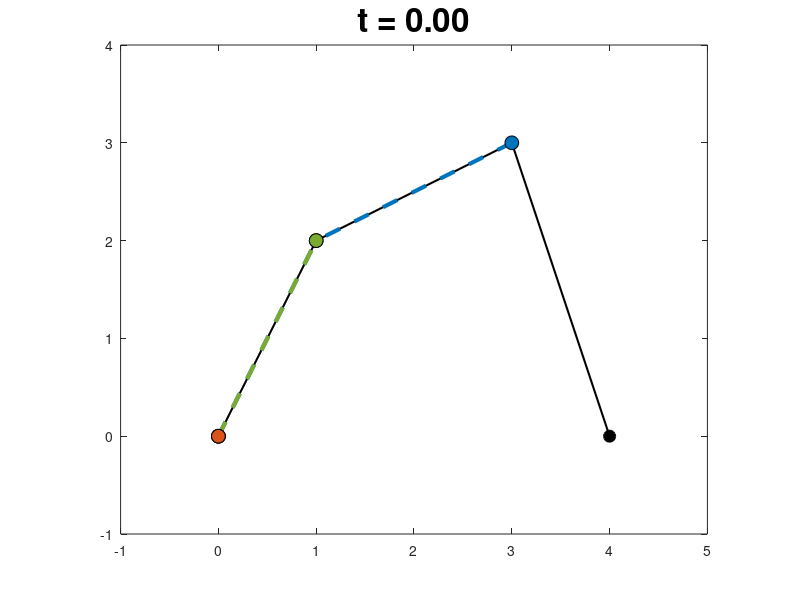

The MATLAB script that drew this image: (Note: this script raises an error after producing the figure.)
close all;clear;clc;

gif_save = 'Bezier3.gif'; % GIF文件的名称

% 定义四个控制点
P0 = [0, 0];
P1 = [1, 2];
P2 = [3, 3];
P3 = [4, 0];

% 定义t的范围和步长
t = 0:0.01:1;

% 初始化贝塞尔曲线的坐标数组
Bx = zeros(size(t));
By = zeros(size(t));

figure;
% 计算并绘制贝塞尔曲线
for i = 1:length(t)
    % 计算贝塞尔曲线上的点
    Bx(i) = (1-t(i))^3*P0(1) + 3*(1-t(i))^2*t(i)*P1(1) + 3*(1-t(i))*t(i)^2*P2(1) + t(i)^3*P3(1);
    By(i) = (1-t(i))^3*P0(2) + 3*(1-t(i))^2*t(i)*P1(2) + 3*(1-t(i))*t(i)^2*P2(2) + t(i)^3*P3(2);

    % 清除当前图形窗口
    clf;
    
    % 绘制控制点和控制多边形
    plot([P0(1), P1(1), P2(1), P3(1)], [P0(2), P1(2), P2(2), P3(2)], 'ko-', 'MarkerFaceColor', 'black', 'MarkerSize', 8, 'LineWidth', 1.5);
    hold on;
    
    % 绘制贝塞尔曲线
    linewidth = 3;
    plot(Bx(1:i), By(1:i), 'LineWidth', linewidth, 'Color', [0.85, 0.33, 0.1]); % 深橙色线条
    
    % 动态绘制插值点和连接线
    P01 = (1-t(i))*P0 + t(i)*P1;
    P11 = (1-t(i))*P1 + t(i)*P2;
    P21 = (1-t(i))*P2 + t(i)*P3;
    P02 = (1-t(i))*P01 + t(i)*P11;
    P12 = (1-t(i))*P11 + t(i)*P21;
    P03 = (1-t(i))*P02 + t(i)*P12;
    
    % 绘制控制点到插值点的连线
    plot([P01(1),P11(1)],[P01(2),P11(2)],'Color', [0, 0.45, 0.74], 'LineStyle', '--', 'LineWidth',linewidth); % 蓝色
    plot([P21(1),P11(1)],[P21(2),P11(2)],'Color', [0, 0.45, 0.74], 'LineStyle', '--', 'LineWidth',linewidth); % 蓝色
    plot([P02(1), P12(1)], [P02(2), P12(2)], 'Color', [0.47, 0.67, 0.19], 'LineStyle', '--', 'LineWidth',linewidth); % 绿色
    
    % 绘制插值点
    marksize = 10;
    plot(P01(1), P01(2), 'o', 'MarkerFaceColor', [0, 0.45, 0.74], 'MarkerEdgeColor', 'k', 'MarkerSize', marksize); % 蓝色
    plot(P11(1), P11(2), 'o', 'MarkerFaceColor', [0, 0.45, 0.74], 'MarkerEdgeColor', 'k', 'MarkerSize', marksize); % 蓝色
    plot(P21(1), P21(2), 'o', 'MarkerFaceColor', [0, 0.45, 0.74], 'MarkerEdgeColor', 'k', 'MarkerSize', marksize); % 蓝色
    plot(P02(1), P02(2), 'o', 'MarkerFaceColor', [0.47, 0.67, 0.19], 'MarkerEdgeColor', 'k', 'MarkerSize', marksize); % 绿色
    plot(P12(1), P12(2), 'o', 'MarkerFaceColor', [0.47, 0.67, 0.19], 'MarkerEdgeColor', 'k', 'MarkerSize', marksize); % 绿色
    plot(P03(1), P03(2), 'o', 'MarkerFaceColor', [0.85, 0.33, 0.1], 'MarkerEdgeColor', 'k', 'MarkerSize', marksize); % 深橙色
    
    % 设置图形属性
    axis equal;
    xlim([min([P0(1),P1(1),P2(1),P3(1)])-1, max([P0(1),P1(1),P2(1),P3(1)])+1]);
    ylim([min([P0(2),P1(2),P2(2),P3(2)])-1, max([P0(2),P1(2),P2(2),P3(2)])+1]);
    title(sprintf('t = %.2f', t(i)),'FontSize',24);
    

    % 捕获当前图形窗口的帧
    drawnow;
    frame = getframe(1);
    im = frame2im(frame);
    [imind,cm] = rgb2ind(im,256);
    
    % 将帧写入GIF文件
    if i == 1
        imwrite(imind,cm,gif_save,'gif', 'Loopcount',inf, 'DelayTime', 0.01);
    else
        imwrite(imind,cm,gif_save,'gif','WriteMode','append', 'DelayTime', 0.01);
    end
   
    % 暂停以便观察动画效果
    pause(0.01);
    
    hold off;
end
close all;
